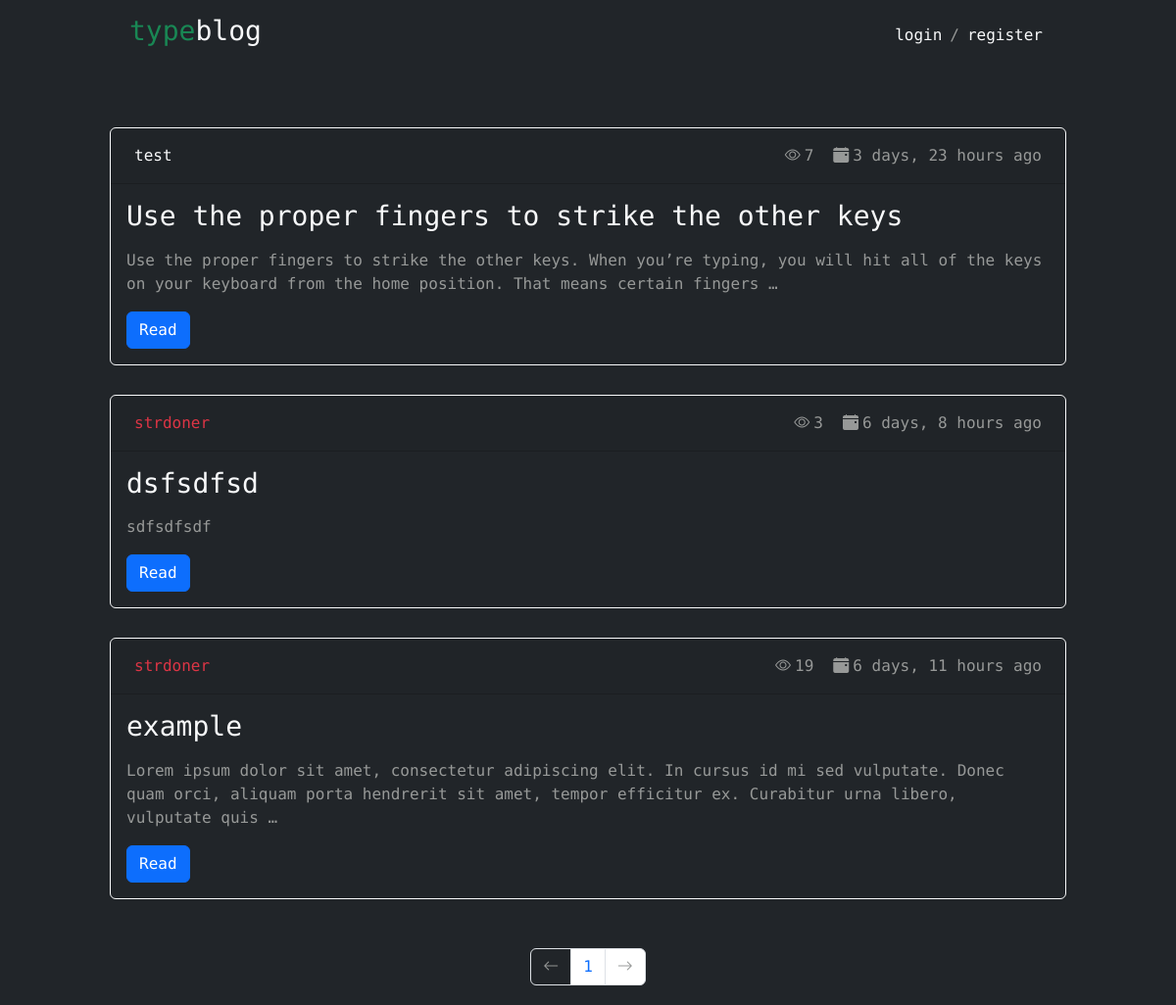
Screenshot of /blog/ with the database file from the repository.
### typecamp_app/models.py (models this page shows, shortened)
class Post(models.Model):
    STATUS_CHOICES = (
        ('draft', 'Draft'),
        ('published', 'Published'),
    )
    title = models.CharField(max_length=250)
    slug = AutoSlugField(populate_from='title', unique_with=['id'])
    author = models.ForeignKey(User, related_name='blog_posts', on_delete=models.CASCADE)
    body = models.TextField()
    publish = models.DateTimeField(default=timezone.now)
    created = models.DateTimeField(auto_now_add=True)
    updated = models.DateTimeField(auto_now=True)
    status = models.CharField(max_length=10, choices=STATUS_CHOICES, default='draft')
    views = models.IntegerField(default=0)
    photo = models.ImageField(upload_to='users/%Y/%m/%d', blank=True)
    class Meta:
        ordering = ('-publish',)
    def get_absolute_url(self):
        return reverse('post_detail',
                        args=[self.publish.year,
                              self.publish.strftime('%m'),
                              self.publish.strftime('%d'),
                              self.slug])

### typecamp_app/views.py (the view)
# urls.py: re_path(r'^blog/$', blog_list, name='blog_list'),
def blog_list(request):
    object_list = Post.objects.filter(status='published')
    if request.user.is_authenticated:
        drafts = Post.objects.filter(status='draft', author=request.user).count()
    else:
        drafts = 0
    paginator = Paginator(object_list, 3)
    page = request.GET.get('page')
    try:
        posts = paginator.page(page)
    except PageNotAnInteger:
        posts = paginator.page(1)
    except EmptyPage:
        posts = paginator.page(paginator.num_pages)
    return render(request,
                  'blog_list.html',
                  {'page': page,
                   'posts': posts,
                   'drafts':drafts
                   })

### typecamp_app/templates/blog_list.html (shortened to what this page needs)
{% extends "base.html" %}
{% load static %}
{% load humanize %}
{% block header %}
    <a href="{% url 'home'%}" class="text-decoration-none text-light navbar-brand label"><h3><span>type</span>blog</h3></a>
    <div class="collapse navbar-collapse" id="navbarSupportedContent">
        <div class="user-block">
            {% if user.is_authenticated %}
                <a href="{% url 'user_detail' id=user.pk %}" class="navbar-text m-2 text-light">{{ user.get_username }}</a>
                /
                <form method="post" action="{% url 'logout' %}">
                    {% csrf_token %}
                    <button type="submit" class="navbar-text m-2 text-danger btn-link">logout</button>
               </form>
            {% else %}
                <a href="{% url 'login' %}" class="navbar-text m-2 text-light">login</a>/
                <a href="{% url 'register' %}" class="navbar-text m-2 text-light">register</a>
            {% endif %}
        </div>
    </div>
{% endblock header %}
{%block content %}
<div class="blog_list text-start">
    {% for post in posts %}
    <div class="card bg-dark text-light border-1 border border-light ">
        <div class="card-header d-grid">
          <a href="{% url 'user_detail' id=post.author.pk%}" class="m-2 {% if post.author.is_superuser %}text-danger{% else%}{% if post.author.is_staff%}text-primary{% else %}text-light {% endif %}{% endif %}">{{ post.author }}</a>
          <div class="post-small-details d-flex">
            <p class="m-2"><i class="bi bi-eye m-1"></i>{{post.views}}</p>
            <p class="m-2"><i class="bi bi-calendar-event-fill m-1"></i>{{post.publish|naturaltime}} </p>
          </div>
        </div>
        <div class="card-body text-left">
          <h3 class="card-title">{{ post.title }}</h3>
          <p class="card-text">{{ post.body|truncatewords:30|linebreaks }}</p>
          <a href="{{ post.get_absolute_url }}" class="btn btn-primary">Read</a>
        </div>
    </div>
    {% endfor %}
    {% include "pagination.html" with page=posts %}
</div>
{% endblock content %}

### typecamp_app/static/css/style.css (style rules this page uses)
* { font-family: 'Roboto Mono', monospace; color: #979998; }
a { cursor: pointer; text-decoration: none!important; }
body, html { width: 100%!important; height: 100%!important; margin: 0; padding: 0; }
.label h3 span { color: #198754; }
.user-block { display: flex; align-items: center; }
.header div { margin: 0 10px; }
.label { margin: 0; }
.blog_list { margin-top: 100px; width: 100%!important; }
.card-header { grid-template-columns: 1fr 2fr!important; }
.post-small-details { justify-self: end; }
.blog_list .card { margin: 30px 0!important; width: 100%!important; }

### rows the page displays
Post: author "test", views "7", publish "3 days, 23 hours ago", title "Use the proper fingers to strike the other keys", body "Use the proper fingers to strike the other keys. When you’re typing, you will hit all of the keys on your keyboard from the home position. That means certain fingers …"
Post: author "strdoner", views "3", publish "6 days, 8 hours ago", title "dsfsdfsd", body "sdfsdfsdf"
Post: author "strdoner", views "19", publish "6 days, 11 hours ago", title "example", body "Lorem ipsum dolor sit amet, consectetur adipiscing elit. In cursus id mi sed vulputate. Donec quam orci, aliquam porta hendrerit sit amet, tempor efficitur ex. Curabitur urna libero, vulputate quis …"

### other values shown
{{ page.number }} "1"
